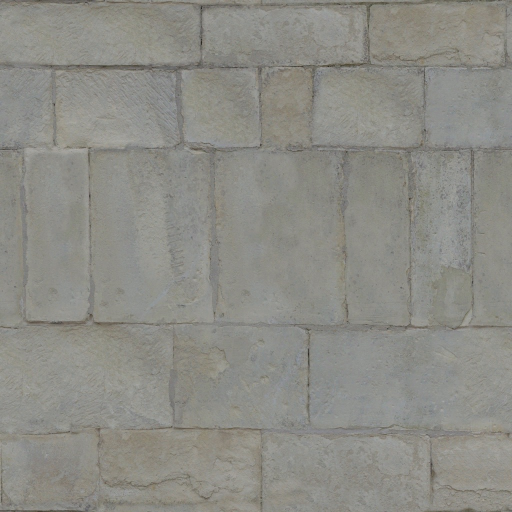
#> input picture assets/tex_cc0/bricks008.jpg, 1024 x 1024 px, given in place of tiles065.jpg, which was not available (shown at 1/2 size)
$ python gen_pavimenti.py ../assets/tex_cc0/bricks008.jpg
#> lines starting #> are read from the running program, lines starting #| are printed output that depends on the picture
"""Floors of Ed's house in Oliveri: Italian tiles from CC0 photographs (ambientCG, assets/tex_cc0).

cdv_pavimenti.png, 1024 x 512 (drawn at twice that), six 256 px squares = one sector (2 m) each, all tileable:
  0 cotto esagonale con tozzetti chiari (ingresso, disimpegno)   1 cotto esagonale (cantina, laboratorio, dispensa)
  2 marmette di graniglia 40 cm, impasto caldo (soggiorno, galleria, ripostiglio)
  3 marmette di graniglia 40 cm, impasto chiaro (camere)
  4 maiolica bianca e blu (cucina)                               5 piastrelle bianche con angoli blu (bagni, lavanderia)
"""
import os
import sys

import numpy as np
from PIL import Image

CC0 = os.path.join(os.path.dirname(os.path.abspath(__file__)), "..", "assets", "tex_cc0")
SLOTS = {"cotto_tozzetti": 0, "cotto": 1, "graniglia_calda": 2, "graniglia_chiara": 3, "maiolica": 4, "bagno": 5}


def photo(name, gain=1.0, sat=1.0):
    a = np.asarray(Image.open(os.path.join(CC0, name + ".jpg")).convert("RGB").resize((512, 512), Image.LANCZOS)).astype(float)
    g = a.mean(axis=2, keepdims=True)
    return np.clip((g + (a - g) * sat) * gain, 0, 255)


def graniglia(name, seed, n=5, tint=(1, 1, 1)):
    """n x n cement tiles in a sector, each cut from another spot of the terrazzo, with its own tone and a fine joint."""
    rng = np.random.default_rng(seed)
    src = np.asarray(Image.open(os.path.join(CC0, name + ".jpg")).convert("RGB")).astype(float)
    S = 2048
    out = np.zeros((S, S, 3))
    t = S // n + 1
    edges = [round(i * S / n) for i in range(n + 1)]
    for i in range(n):
        for j in range(n):
            x, y = rng.integers(0, 1024 - t, 2)
            cut = np.rot90(src[y:y + t, x:x + t], int(rng.integers(0, 4)))
            h, w = edges[i + 1] - edges[i], edges[j + 1] - edges[j]
            out[edges[i]:edges[i + 1], edges[j]:edges[j + 1]] = cut[:h, :w] * rng.normal(1.0, 0.035) * np.array(tint)
    for e in edges[:-1]:                                    # joints: a dark hairline with a soft worn edge
        for d, f in ((0, 0.45), (1, 0.45), (2, 0.8), (3, 0.92), (-1, 0.8), (-2, 0.92)):
            out[(e + d) % S] *= f
            out[:, (e + d) % S] *= f
    return np.asarray(Image.fromarray(np.clip(out, 0, 255).astype(np.uint8)).resize((512, 512), Image.LANCZOS)).astype(float)


def main(out):
    tiles = [photo("tiles065", 0.92), photo("tiles066", 0.86, 0.9), graniglia("terrazzo012", 5, tint=(1.0, 0.97, 0.9)),
             graniglia("terrazzo002", 6, tint=(1.0, 0.98, 0.93)), photo("tiles101", 0.90, 0.85), photo("tiles104", 0.90, 0.85)]
#> in photo, `a = np.asarray(Image.open(os.path.join(CC0, name + ".jpg")).convert("R..`:
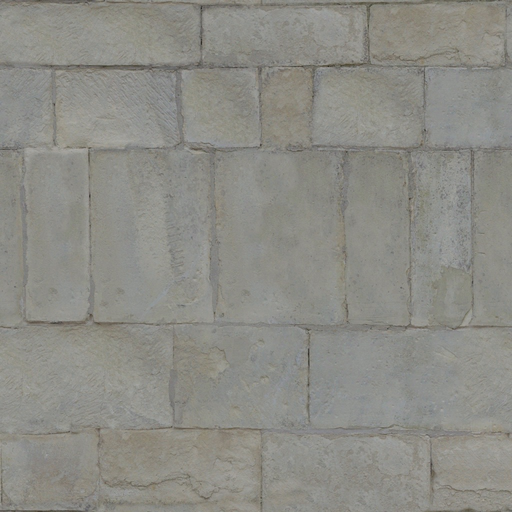
#> a: shape (512, 512, 3) float64; mean R, G, B 140.5, 140.2, 133.7
#> call 2 of photo, with name = 'tiles066', gain = 0.86, sat = 0.9
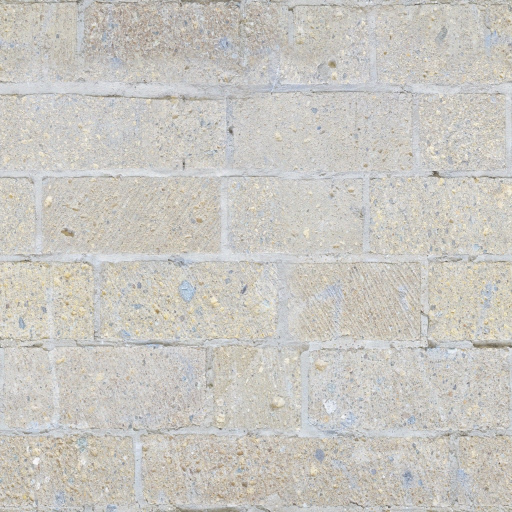
#> input picture assets/tex_cc0/bricks024.jpg, 1024 x 1024 px, given in place of tiles066.jpg, which was not available (shown at 1/2 size)
#> in photo (call 2), `a = np.asarray(Image.open(os.path.join(CC0, name + ".jpg")).convert("R..`:
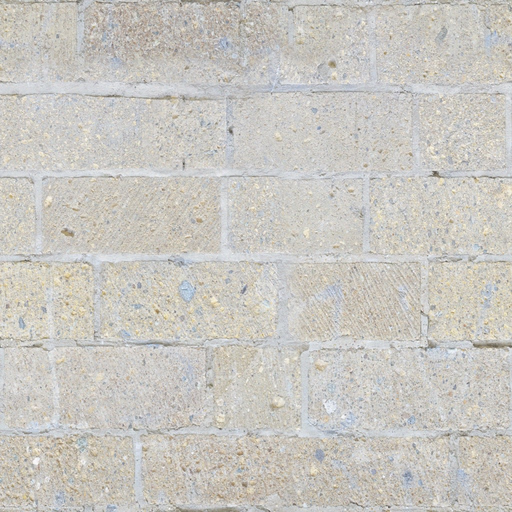
#> a: shape (512, 512, 3) float64; mean R, G, B 201.3, 198.8, 193.3
#> in photo (call 2), `return np.clip((g + (a - g) * sat) * gain, 0, 255)`:
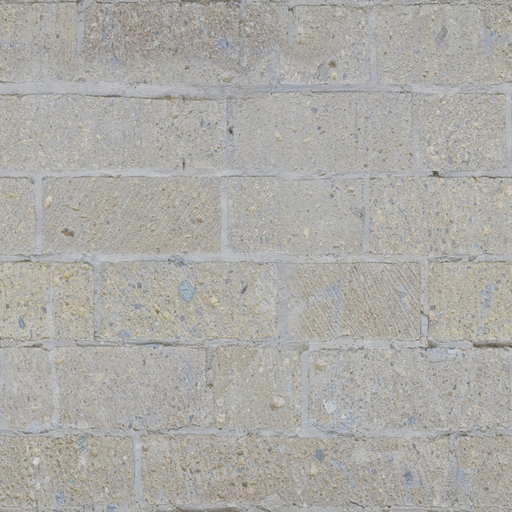
#> returned value: shape (512, 512, 3) float64; mean of channels 0, 1, 2 172.8, 170.9, 166.7; drawn as R, G, B
#> after the loop in graniglia, `for i in range(n):`:
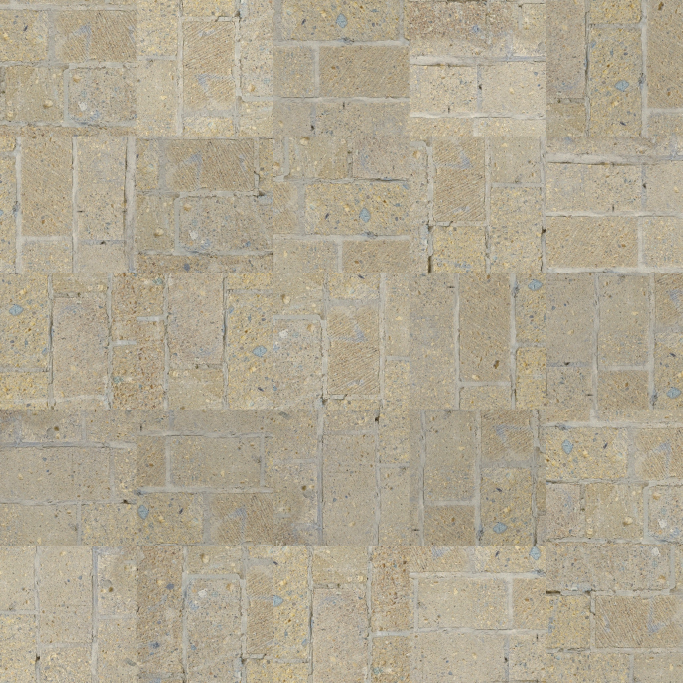
#> out: shape (2048, 2048, 3) float64 (shown at 1/3 size); mean R, G, B 200.4, 192.3, 173.7; drawn with min black and max white
#> after the loop in graniglia, `for e in edges[:-1]:`:
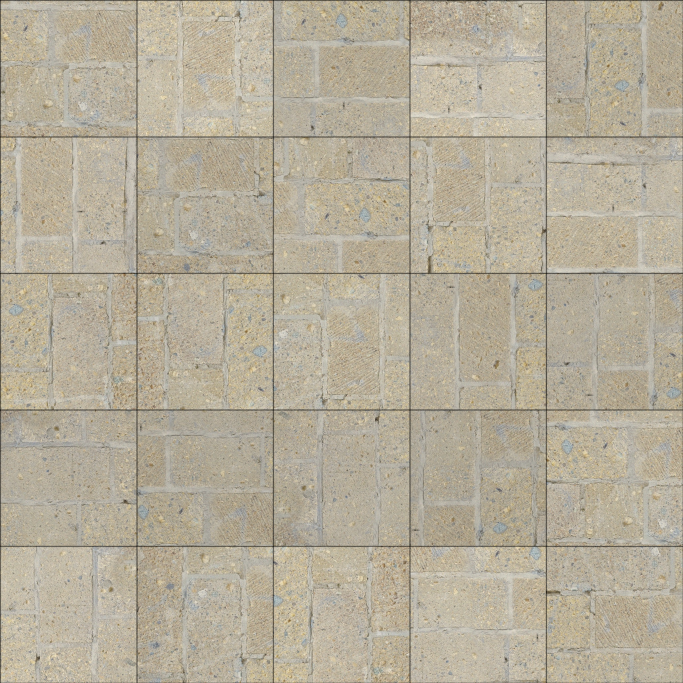
#> out: shape (2048, 2048, 3) float64 (shown at 1/3 size); mean R, G, B 198.8, 190.7, 172.3; drawn with min black and max white
#> in graniglia, `return np.asarray(Image.fromarray(np.clip(out, 0, 255).astype(np.uint8..`:
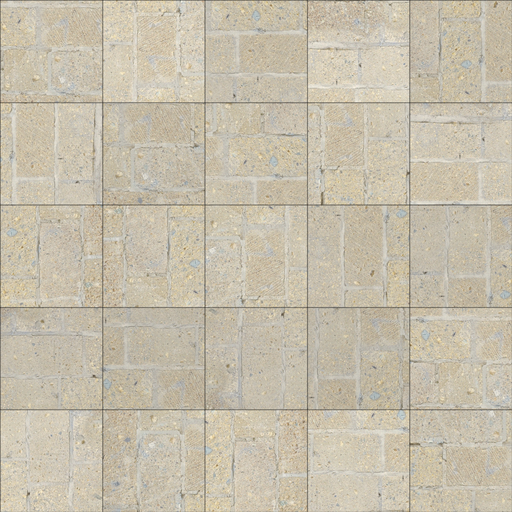
#> returned value: shape (512, 512, 3) float64; mean of channels 0, 1, 2 198.3, 190.3, 171.8; drawn as R, G, B
    img = Image.new("RGB", (2048, 1024), (0, 0, 0))
    for i, t in enumerate(tiles):
        img.paste(Image.fromarray(t.astype(np.uint8)), ((i % 4) * 512, (i // 4) * 512))
    img.resize((1024, 512), Image.LANCZOS).save(os.path.join(out, "cdv_pavimenti.png"), optimize=True)


if __name__ == "__main__":
#> (the run stopped early here; a loop or call above may not have finished)
